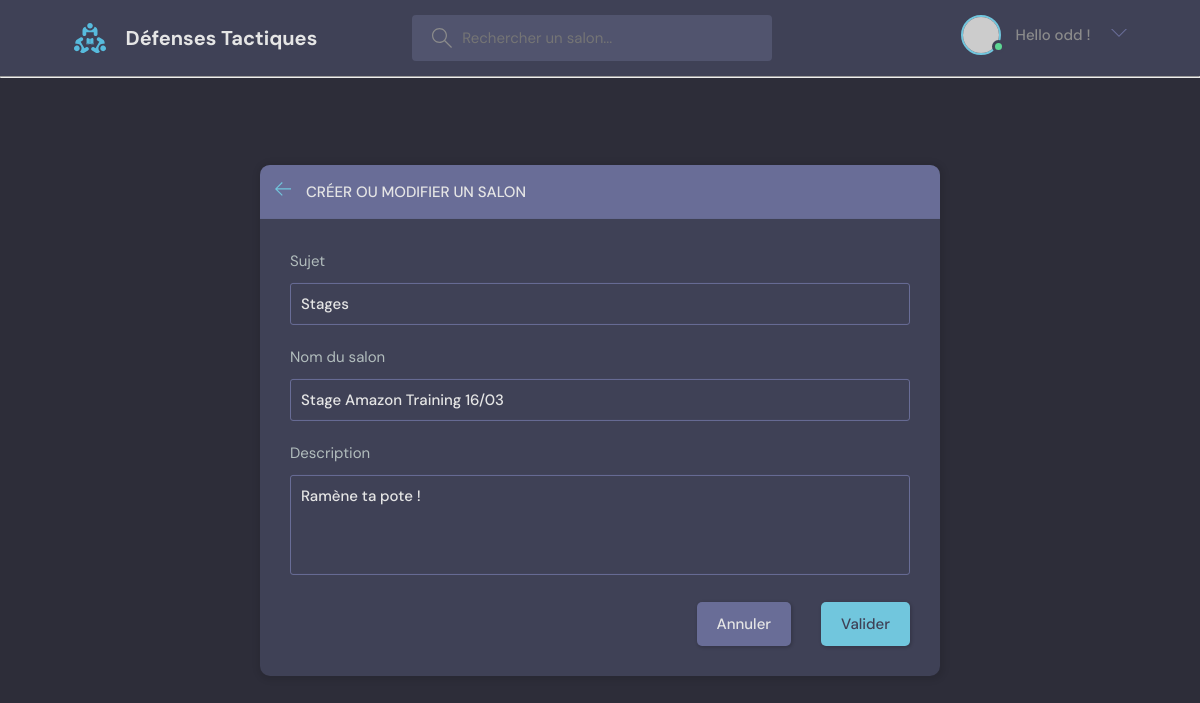
Screenshot of /update-room/23/ (signed in) with the database file from the repository.
### base/models.py (models this page shows, shortened)
class Room(models.Model):
    host = models.ForeignKey(User, null=True, on_delete=models.SET_NULL)
    topic = models.ForeignKey(Topic, null=True, on_delete=models.SET_NULL)
    name = models.CharField(max_length=200)
    description = models.TextField(null=True, blank=True)
    participants = models.ManyToManyField(User, related_name='participants', blank=True)
    created = models.DateTimeField(auto_now_add=True)
    updated = models.DateTimeField(auto_now=True)
    class Meta:
        ordering = ['-updated', '-created']

class Topic(models.Model):
    name = models.CharField(max_length=200)

### base/views.py (the view, shortened to what this page needs)
# urls.py: path('update-room/<str:pk>/', views.updateRoom, name="update-room"),
@login_required(login_url='login')
def updateRoom(request, pk):
    room = Room.objects.get(id=pk)
    form = RoomForm(instance=room)
    topics = Topic.objects.all()
    if request.user != room.host:
        return HttpResponse('Vous n\'êtes pas autorisé à accéder à cette page.')
    context = {'form': form, 'topics': topics, 'room': room}
    return render(request, 'base/room_form.html', context)

### base/forms.py
class RoomForm(ModelForm):
    class Meta:
        model = Room
        fields = '__all__'
        exclude = ['host', 'participants']

### base/templates/base/room_form.html (shortened to what this page needs)
{% extends 'main.html' %}
{% block content %}
  <main class="create-room layout">
    <div class="container">
      <div class="layout__box">
        <div class="layout__boxHeader">
          <div class="layout__boxTitle">
            <a href="{% url 'home' %}">
              <svg version="1.1" xmlns="http://www.w3.org/2000/svg" width="32" height="32" viewBox="0 0 32 32">
                <title>arrow-left</title>
                <path
                  d="M13.723 2.286l-13.723 13.714 13.719 13.714 1.616-1.611-10.96-10.96h27.625v-2.286h-27.625l10.965-10.965-1.616-1.607z">
                </path>
              </svg>
            </a>
            <h3>Créer ou modifier un salon</h3>
          </div>
        </div>
        <div class="layout__body">
          <form class="form" action="#" method="POST">
            <div class="form__group">
              <label for="room_topic">Sujet</label>
              <input required type="text" name="topic" list="topic-list" value="{{ room.topic.name }}" />
            </div>
            <div class="form__group">
              <label for="room_name">Nom du salon</label>
              {{ form.name }}
            </div>
            <div class="form__group">
              <label for="room_description">Description</label>
              {{ form.description }}
            </div>
            <div class="form__action">
              <a class="btn btn--dark" href="index.html">Annuler</a>
              <button class="btn btn--main" type="submit">Valider</button>
            </div>
          </form>
        </div>
      </div>
    </div>
  </main>
{% endblock %}

### templates/navbar.html (shortened to what this page needs)
{% load static %}
<header class="header header--loggedIn">
      <div class="container">
        <a href="{% url 'home' %}" class="header__logo">
          <img src="{% static 'images/logo.svg' %}" />
          <h1>Défenses Tactiques</h1>
        </a>
        <form class="header__search" method ="GET" action="{% url 'home' %}">
          <label>
            <input name="q" placeholder="Rechercher un salon..." />
          </label>
        </form>
        <nav class="header__menu">
          {% if request.user.is_authenticated %}
            <div class="header__user">
              <a href="{% url 'user-profile' request.user.id %}">
                <div class="avatar avatar--medium active">
                  <img src="https://randomuser.me/api/portraits/men/37.jpg" />
                </div>
                <p>Hello {{ request.user.username }} !</p>
              </a>
              <button class="dropdown-button">
                <svg version="1.1" xmlns="http://www.w3.org/2000/svg" width="32" height="32" viewBox="0 0 32 32">
                  <title>chevron-down</title>
                  <path d="M16 21l-13-13h-3l16 16 16-16h-3l-13 13z"></path>
                </svg>
              </button>
            </div>
          {% else %}
            <a href="{% url 'login' %}">
              <img src="{% static 'images/avatar.svg' %}" />
              <p>Login</p>
            </a>
          {% endif %}
        </nav>
      </div>
    </header>
<hr>

### rows the page displays
Room: topic "Stages", name "Stage Amazon Training 16/03", description "Ramène ta pote !"

### other values shown
{{ request.user.username }} "odd"
